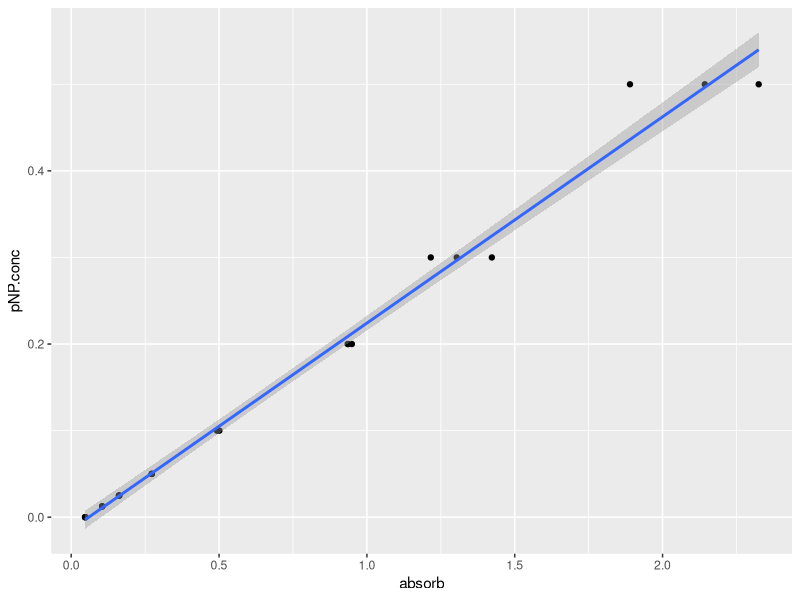
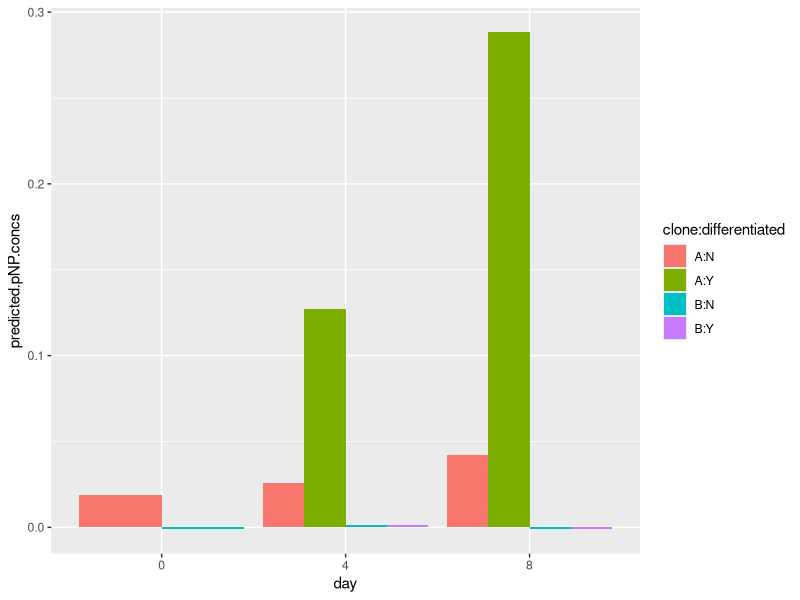
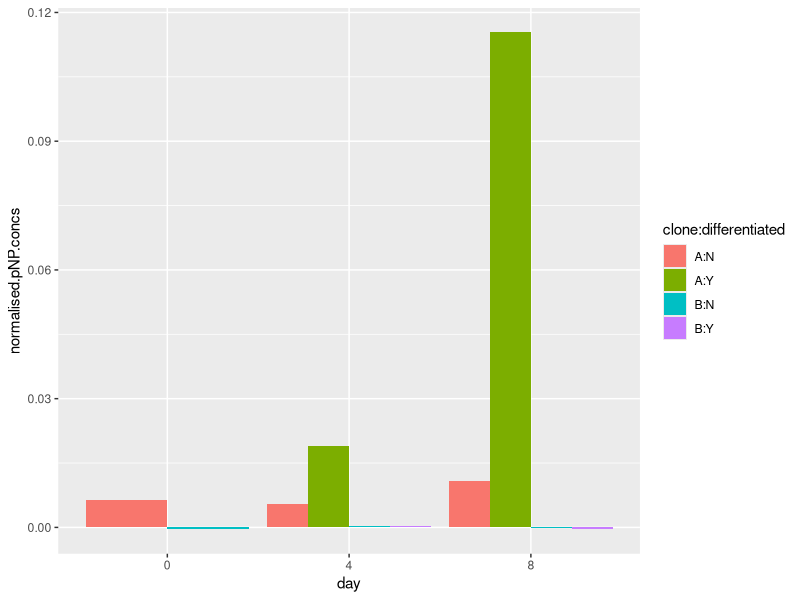
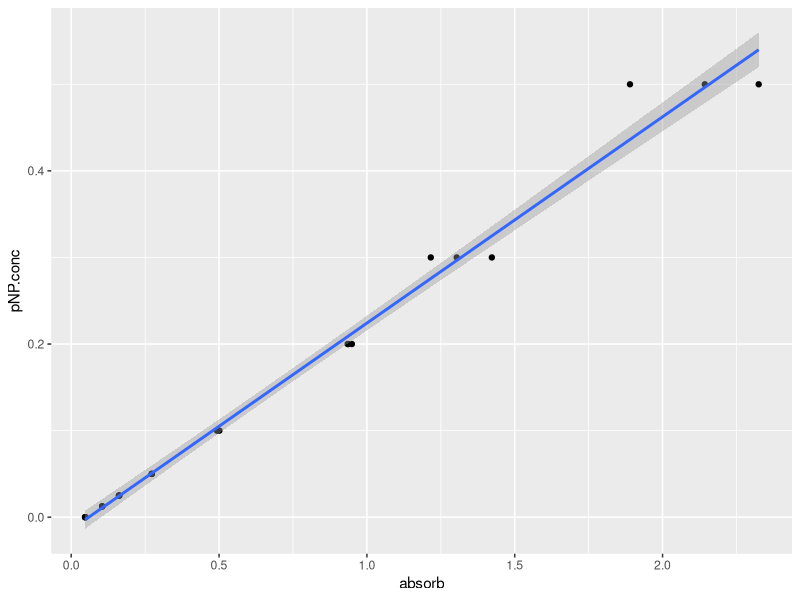
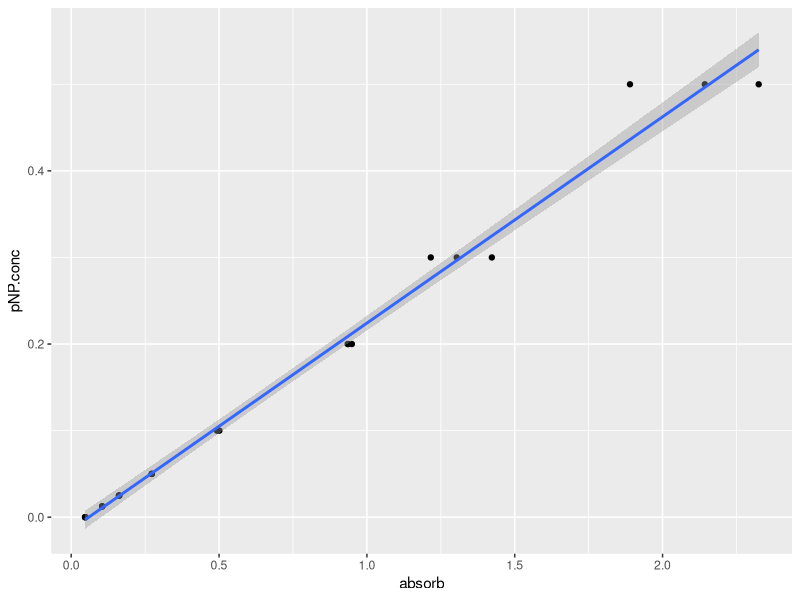

Recreate these plots in R, in order. (Note: this script raises an error after producing the figures.)
# #install a new package
# install.packages("gganimate")

library(tidyverse)
library(readxl)
library(ggpubr)
library(gganimate)

ap<-read_excel("raw-data/example_alkaline_phosphatase_activity_assay_DNA_Lab.xlsx", sheet=1, skip=3)

#check what we have
view(ap)

ap.pivot <- 
  ap |> 
  select(-mean.abs, -standard.deviation) |>
  pivot_longer(-pNP.conc, names_to = "rep", values_to = "absorb")
view(ap.pivot)

ap.pivot <- relocate(ap.pivot, absorb)


#plot, saving thr plot in an object called 'pNP.plot'
pNP.plot <- ap.pivot |>
  ggplot(aes(x=absorb, y=pNP.conc))+
  geom_point()+
  geom_smooth(method="lm")

#show the plot
pNP.plot


#save as a pdf
ggsave("pNP.plot.pdf",pNP.plot,width=7,height=7) 

#save as a jpeg, with a better name
#easier to find in your files
#has a 'date stamp' (2025-03-21) in the name
ggsave("BIO66I-2025-03-21-pNP.plot.jpeg",pNP.plot,width=7,height=7)


linear_model <- lm(pNP.conc ~ absorb , data = ap.pivot)

mock<-read_excel("raw-data/example_alkaline_phosphatase_activity_assay_DNA_Lab.xlsx", sheet=2, skip=1)

#check what we have
view(mock)

mock <- mock |> 
  rowwise() |> 
  mutate(absorb=mean(c(absorb.rep1,absorb.rep2,absorb.rep3),na.rm=T)) 


#calculate predicted pNP concentration using the linear model
predictions.from.lm <- predict(linear_model,mock)

#Add these predictions from the linear model (predictions.from.lm)
#As a new column
mock$predicted.pNP.concs = predictions.from.lm

#check what we have
view(mock)

#And save all our data
save.image("BIO00066I-workshop4-2025-03-21.Rda")

##divide the predicted.pNP.concs column by the DNA_ug_per_ml column
mock <- mock |> 
  mutate(normalised.pNP.concs = predicted.pNP.concs / DNA_ug_per_ml)

mock$day <-as.factor(mock$day)
mock$clone <-as.factor(mock$clone)
mock$differentiated <-as.factor(mock$differentiated)

#make the plot
ggplot(data=mock, aes(x=day, y=predicted.pNP.concs,fill=clone:differentiated)) +
  geom_bar(stat="identity", position=position_dodge())


# first check that data columns we have 
names(mock)

#make the plot using the normalised.pNP.concs as a y values
ggplot(data=mock, aes(x=day, y=normalised.pNP.concs,fill=clone:differentiated)) +
  geom_bar(stat="identity", position=position_dodge())


# #load data from a URL
# points<-read_csv(url("https://djeffares.github.io/BIO66I/points.data.2024-03-16.csv"),
#                  col_types = cols(LID = col_factor(),TID = col_factor(),pid = col_factor())
# )
# 
# #check what we have
# glimpse(points)
# head(points)
# 

# points |>
#   ggplot(aes(x=clone,y=log10(velocity)))+
#   geom_violin()+
#   stat_compare_means()

# ?glimpse

# points |>
#   ggplot(aes(x=x.position,y=y.position,colour=clone))+
#   geom_point(size=1)+
#   facet_wrap(~LID)
# 
# #If we want to show just one clone add this line after 'points |>'
# #filter(clone == "A")|>

# 
# points |>
#   filter(clone == "B" & LID==4) |>
#   # Convert TID to factor with numeric ordering
#   mutate(TID = factor(TID, levels = sort(as.numeric(as.character(unique(TID)))))) |>
#   ggplot(aes(x=x.position, y=y.position, colour=TID)) +
#   geom_point(size=1)
# 

# #use mutate to make new columns
# points2<- points |>
#   group_by(LID) |>
#   mutate(med.x = mean(x.position, na.rm = TRUE))|>
#   mutate(adjusted.x =  x.position - med.x) |>
#   mutate(med.y = mean(y.position, na.rm = TRUE))|>
#   mutate(adjusted.y =  y.position - med.y)
# 
# #check our new data
# points2

# points2 |>
#   ggplot(aes(x=adjusted.x,y=adjusted.y,colour = time))+
#   geom_point(alpha=0.5, size=3)+
#   geom_hline(yintercept = 0)+
#   geom_vline(xintercept = 0)+
#   facet_wrap(~clone)

# static.plot <-points |>
#   filter(clone == "B", LID == 1) |>
#   ggplot(aes(x=x.position,y=y.position, colour=TID))+
#   geom_point(size=10, pch=1,lwd=2)
# static.plot

# #set up the animation code
# animated.plot <- static.plot +
#   transition_time(time) +
#   shadow_mark(past = T, future=F, alpha=0.5)
# 
# #check the animation worked
# animate(animated.plot, width =800, height = 800)

# #save the animation as a gif
# #make sure you use a sensible file name
# anim_save("cloneB.ineage2gif", animated.plot)

# ?glimpse

# #load the data
# ap<-read_excel("raw-data/alkaline-phosphatase-activity-assay-real-data.xlsx",sheet=2)
# 
# #rename the 'differentiated' column 'induced', which describes it better
# names(ap)[3]<-'induced'

# #set day, clone and induced columns to be factors
# ap$day <-as.factor(ap$day)
# ap$clone <-as.factor(ap$clone)
# ap$induced <-as.factor(ap$induced)
# 
# #this is what we have:
# head(ap)

# ap.pivot<-ap |>
#   pivot_longer(cols=!c(day,clone,induced), names_to = "rep", values_to = "absorb")
# 
# #this is what we have now
# head(ap.pivot)

# ggplot(ap.pivot, aes(x = clone, y = absorb, color = day))+
#   geom_boxplot()+
#   theme_classic()

# ggplot(ap.pivot, aes(x = clone, y = absorb, color = day))+
#   geom_boxplot()+
#   theme_classic()+
#   facet_wrap(~induced)

# #we save the result in an object called aov.result.additive
# aov.result.add <- aov(absorb ~ day + clone + induced, data = ap.pivot)

# summary(aov.result.add)

# 
# #run the ANOVA
# aov.result.mult  <- aov(absorb ~ day * clone * induced, data = ap.pivot)
# 
# #to view the results
# summary(aov.result.mult)

knitr::purl("workshop4.qmd", 
            output = "workshop4.R", 
            documentation = 0)
